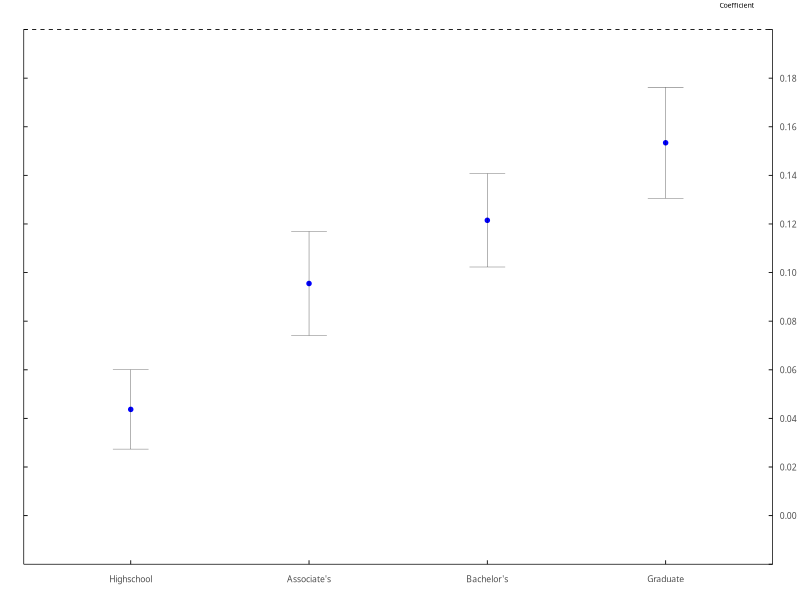
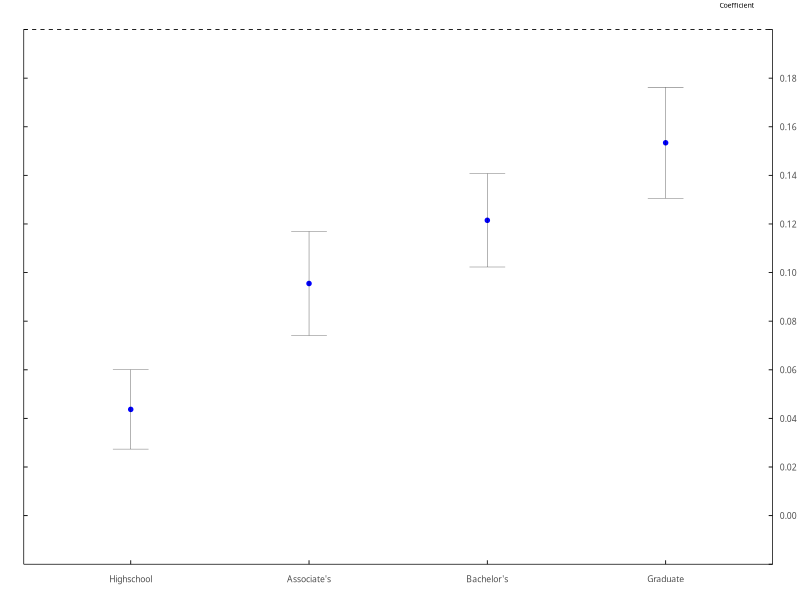
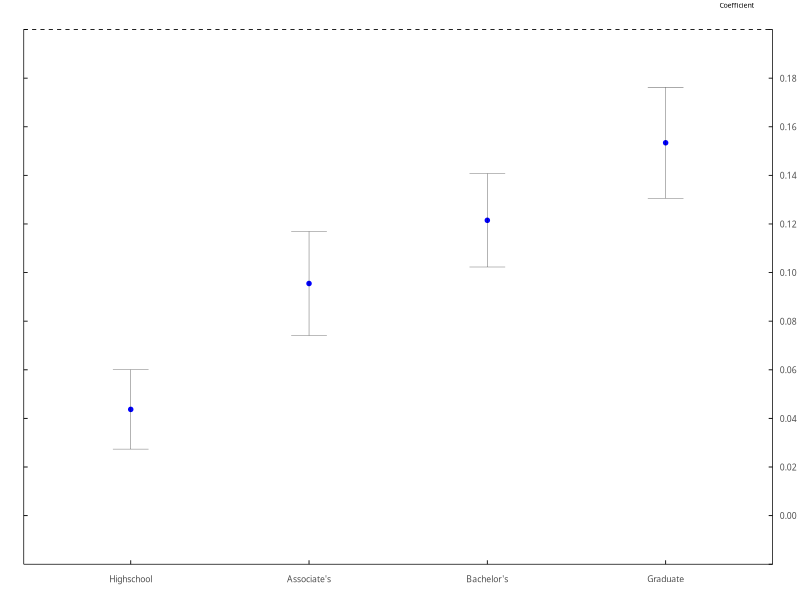

These charts were generated, in order, by the following R code:
library(ggplot2)

# Create the data for the "2011-2018" phase only
data_combined <- data.frame(
  variable = c("Highschool", "Associate's", "Bachelor's", "Graduate"),
  estimate = c(0.043702, 0.0955028, 0.1215061, 0.1534067),
  se = c(0.0083285, 0.0109114, 0.0098028, 0.0116311),
  low_ci = c(0.06002586, 0.116889144, 0.140719588, 0.176203656),
  high_ci = c(0.02737814, 0.074116456, 0.102292612, 0.130609744),
  phase = "2011-2018"  # Added 'phase' column with the phase label
)

# Specify the order of the x-axis labels
x_axis_order_combined <- c("Highschool", "Associate's", "Bachelor's", "Graduate")
data_combined$variable <- factor(data_combined$variable, levels = x_axis_order_combined)

scaleFUN <- function(x) {
  formatted_labels <- format(x, nsmall = 1)
  formatted_labels[formatted_labels == "0.0"] <- "0.0"
  paste0(formatted_labels)
}

# Create the plot for the "2011-2018" phase only
plot_combined <- ggplot(data_combined, aes(x = variable, color = phase)) +
  geom_point(aes(y = estimate), size = 1.20, position = position_dodge(width = 0.40)) +
  geom_errorbar(aes(ymin = low_ci, ymax = high_ci), size = 0.1, 
                width = 0.2, 
                color = "black", 
                position = position_dodge2(width = 0.4)) +  # Set error bar color to black
  geom_hline(yintercept = 0.20, linetype = "dashed", color = "black", size = 0.3) +
  labs(title = "",
       x = "",
       y = "",
       color = "Phase") +
  theme_minimal() +
  theme(
    plot.title = element_text(hjust = 0.5),
    panel.border = element_blank(),
    panel.spacing = unit(0.5, "lines"),
    panel.grid.major = element_blank(),
    panel.grid.minor = element_blank(),
    axis.line.x = element_line(color = "black", size = 0.25),
    axis.line.y = element_line(color = "black", size = 0.25),
    axis.text.x = element_text(angle = 0, hjust = 0.5, vjust = -3, size = 6.2, family = "CM Roman"),
    axis.ticks.length.y = unit(-0.10, "cm"),
    axis.title.y = element_text(vjust = 1),
    axis.text.y = element_text(vjust = 0.5, hjust = -6, size = 6.2, family = "CM Roman"),
    axis.text.y.left = element_blank(),
    axis.text.y.right = element_text(hjust = 1.2), 
    plot.margin = margin(0.1, 0.1, 0.1, 0.1, "cm"),
    axis.ticks.x = element_line(size = unit(0.3, "cm"), color = "black"),
    axis.ticks.length.x = unit(-0.1, "cm"),
    axis.ticks.y = element_line(size = unit(0.3, "cm"), color = "black"),
    axis.ticks.margin = unit(0.2, "cm"),
    legend.text = element_text(size = 5, family = "CM Roman"),  # Adjust the size here for the legend text
    legend.position = c(0.97, 0.40),
    legend.justification = c("right", "top"),
    legend.box.just = "right",
    legend.margin = margin(0, 3, 0, 0),
    legend.spacing.x = unit(-0.1, "cm"),  # Adjust the spacing between dot and label
  ) +
  coord_cartesian(clip = "off", ylim = c(-0.02, 0.20)) +
  scale_color_manual(values = c("2011-2018" = "blue")) +
  scale_y_continuous(
    expand = c(0, 0), 
    breaks = seq(0.00, 0.20, by = 0.02),
    sec.axis = sec_axis(
      trans = ~., 
      breaks = seq(-0.02, 0.20, by = 0.02), 
      labels = c("", scaleFUN(seq(0.00, 0.19, 0.02)), "")
    )
  ) +
  annotate("text", x = 4.4, y = 0.21, label = "Coefficient", size = 1.8, family = "CM Roman")

# Remove the legend title
plot_combined <- plot_combined +
  theme(legend.title = element_blank(),
        legend.key.height = unit(0.50, "lines")) +
  guides(color = FALSE)  # This line removes the legend for the color (blue dot and "2011-2018")

# View the modified plot
print(plot_combined)

filename <- "ols_education.eps"  # Specify the desired filename
ggsave(paste0("/mq/home/m1oma00/Michael/michael_egon/",filename), plot = plot_combined, width = 4.75, height = 2.10, units = "in", device = cairo_ps)

filename_pdf <- "ols_education.pdf"  # Specify the desired filename with a .pdf extension
ggsave(paste0("/mq/home/m1oma00/Michael/michael_egon/", filename_pdf), plot = plot_combined, width = 4.75, height = 2.10, units = "in", device = cairo_pdf)

